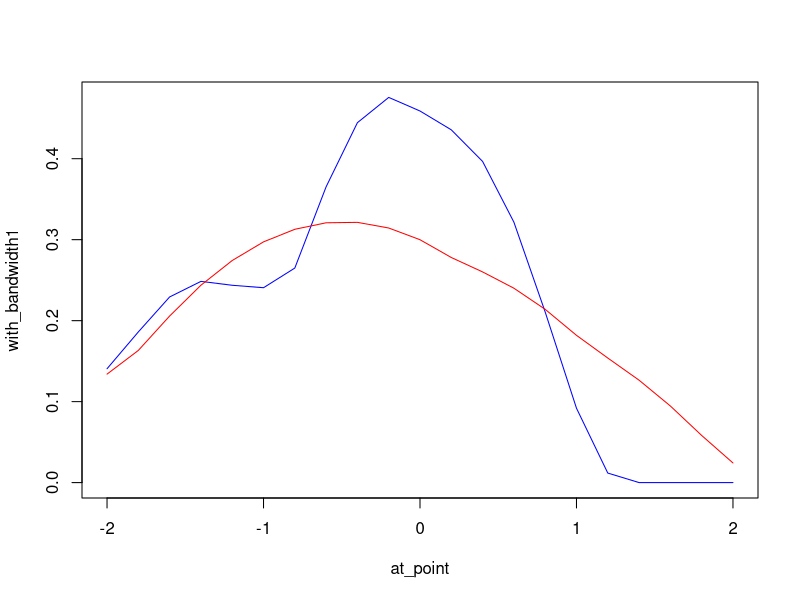

The R source for this figure: (Note: this script raises an error after producing the figure.)

# Density estimation, at point X
# Example with Epanechnikov Kernel

# Example data
vec <- c(-1.75, -0.93, 0.10, 0.24, -0.09)

# Transform to u, with bandwidth h
h <- 2
u <- (vec-(-2))/h

# u as fuciton
fn_u <- function(x, point, band.width) { (x-(point))/band.width }

fn_u( x = vec[1], point = -2, band.width = 2)

# Density estimation, at pint -2. The Kernel is Epanechinikov = (3/4)*(1-u^2)
# only u < indicator is included 

estimation <- function(x, point, b.w, indicator){

    u = fn_u(x, point, b.w)  # U
    u = u[ abs(u) < indicator] # Only u < indicator is included

    n = length(x)


    (1/(b.w*n))*sum( (3/4)*(1-u^2) )
} 


## Calcuate the density at point -2
estimation(x = vec, point = -2, b.w = 2, indicator = 1)
estimation(x = vec, point = -2, b.w = 1, indicator = 1)

# Calculate the density at each integer from -2 to 2
at_point <- seq(from = -2, to = 2, by = .2)
with_bandwidth2 <- sapply( at_point, \(p) estimation(x = vec, point = p, b.w = 2, indicator = 1))
with_bandwidth1 <- sapply( at_point, \(p) estimation(x = vec, point = p, b.w = 1, indicator = 1))

plot(  at_point,with_bandwidth1, type = "l", col = "blue"  )
lines( at_point,with_bandwidth2, col = "red")






density <- density(
    x,
    bw= 2,
    kernel= c("epanechnikov"),
    from=-2,
    to=2
    )

plot(density)


# Calcuate the density manually.

point_at_density <- function( n, h, u, type = c("epanechnikov"), indicator){

    # u in each point that satisf. condtion
    u <- u[ abs(u) < indicator] 

    # u in the Kernel
    if(type == "epanechnikov"){ 
        k = (3/4)*(1-u^2) 
        }
    
    # return the Kernel point
    sum(k)/(n*h)

}

# Transform the vector to u
u <- function(z, zi, h){ (z-zi)/h }

# Example
s <- u(zi = x, z = -2, h = 2)

# Testing the density at point 2
point_at_density( 
    n = length(x),
    h = 2,
    u = u( zi = x, z = -2, h = 2),
    indicator = 1
    )


# Calculation density at point Z
Z <- c(-2:2)

lapply( Z, \(x) point_at_density(h = length(x), h = 2,     u = u( zi = x, z = -2, h = 2),indicator = 1 )) 